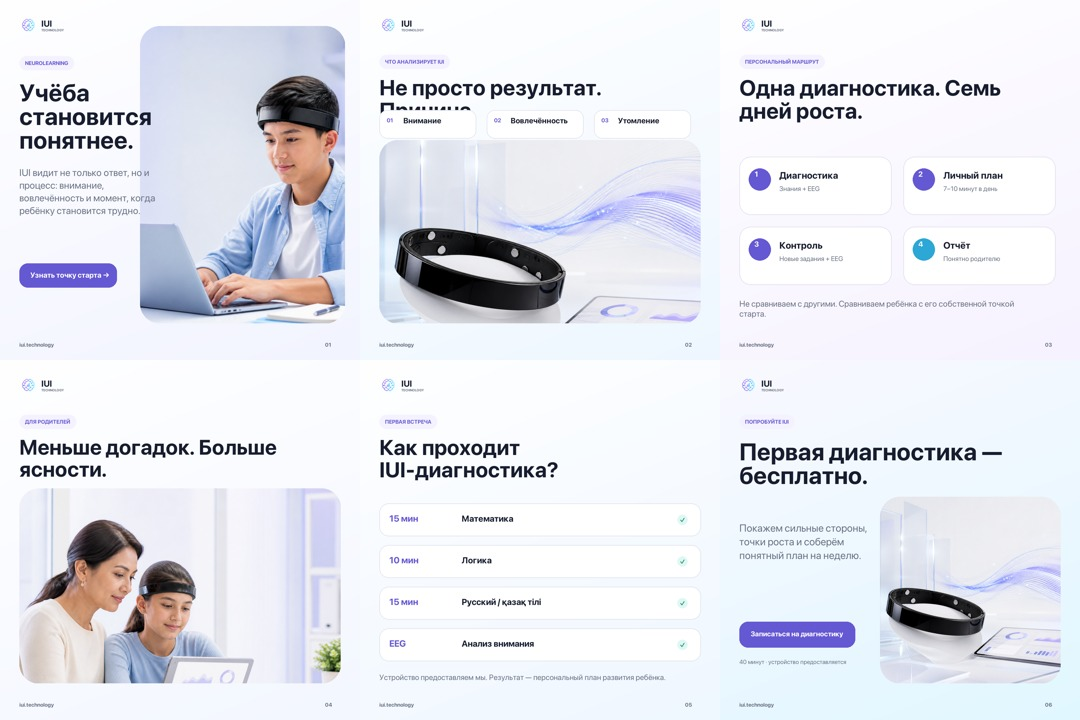
#> input picture deliverables/iui-instagram/contact-sheet.jpg, 1080 x 720 px, given in place of iui-neural-mark.png, which was not available
$ python build_social_kit.py
#> lines starting #> are read from the running program, lines starting #| are printed output that depends on the picture; after the words box and inside, x2 and y2 are one past the last pixel; in counts of white or black regions, pixels touching at a corner belong together; pictures that were not available may be replaced by others from this repository, and a replacement may not be noted
from PIL import Image, ImageDraw, ImageFont, ImageFilter
from pathlib import Path

ROOT=Path(__file__).parent; ASSETS=ROOT/'assets'; POSTS=ROOT/'extra-posts'; STORIES=ROOT/'stories'; HIGHLIGHTS=ROOT/'highlights'; BRAND=ROOT/'brand'
for folder in (POSTS,STORIES,HIGHLIGHTS,BRAND): folder.mkdir(exist_ok=True)
INK=(23,29,47); MUTED=(100,110,130); PURPLE=(101,88,211); BLUE=(48,174,218); GREEN=(43,171,130); WHITE=(255,255,255)
REG='/Library/Fonts/SF-Pro-Display-Regular.otf'; BOLD='/Library/Fonts/SF-Pro-Display-Bold.otf'
def ft(n,b=False): return ImageFont.truetype(BOLD if b else REG,n)
def grad(size,one=(255,255,255),two=(239,243,255)):
#> called with size = (1080, 1080), one = (255, 255, 255), two = (239, 243, 255)
    w,h=size; im=Image.new('RGB',size); px=im.load()
#> after `im = Image.new('RGB', size)`: im: PIL image 1080x1080 RGB; every value is 0
    for y in range(h):
        t=y/max(1,h-1)
        c=tuple(int(one[i]*(1-t)+two[i]*t) for i in range(3))
        for x in range(w): px[x,y]=c
    return im.convert('RGBA')
def fit(path,size):
    im=Image.open(path).convert('RGBA'); s=max(size[0]/im.width,size[1]/im.height); im=im.resize((int(im.width*s),int(im.height*s)),Image.Resampling.LANCZOS)
    return im.crop(((im.width-size[0])//2,(im.height-size[1])//2,(im.width+size[0])//2,(im.height+size[1])//2))
def photo(im,path,box,r=48):
    p=fit(path,(box[2]-box[0],box[3]-box[1])); m=Image.new('L',p.size); ImageDraw.Draw(m).rounded_rectangle((0,0,p.width,p.height),r,fill=255); im.paste(p,(box[0],box[1]),m)
def logo(im,x=58,y=50,light=False,scale=1):
#> called with x = 58, y = 50, light = False, scale = 1
    mark=Image.open(ROOT.parent.parent/'public/brand/iui-neural-mark.png').convert('RGBA').resize((int(52*scale),int(52*scale)),Image.Resampling.LANCZOS); im.alpha_composite(mark,(x,y)); d=ImageDraw.Draw(im); c=WHITE if light else INK
    d.text((x+65*scale,y+4*scale),'IUI',font=ft(int(25*scale),True),fill=c); d.text((x+65*scale,y+33*scale),'TECHNOLOGY',font=ft(int(10*scale),True),fill=(220,225,240) if light else MUTED)
def wrapped(d,text,xy,width,size,color=INK,b=True,spacing=8):
    f=ft(size,b); lines=[]; line=''
    for word in text.split():
        candidate=(line+' '+word).strip()
        if d.textbbox((0,0),candidate,font=f)[2]<=width: line=candidate
        else: lines.append(line); line=word
    if line: lines.append(line)
    d.multiline_text(xy,'\n'.join(lines),font=f,fill=color,spacing=spacing)
    return len(lines)*(size+spacing)
def tag(d,text,x=58,y=160):
    f=ft(16,True); w=d.textbbox((0,0),text,font=f)[2]+34; d.rounded_rectangle((x,y,x+w,y+42),21,fill=(243,240,255)); d.text((x+17,y+11),text,font=f,fill=PURPLE)
def post_footer(d,n): d.text((58,1024),'iui.technology',font=ft(16,True),fill=MUTED); d.text((980,1024),f'{n:02}',font=ft(16,True),fill=MUTED)
def save_pdf(paths,target):
    ims=[Image.open(p).convert('RGB') for p in paths]; ims[0].save(target,save_all=True,append_images=ims[1:],resolution=108,quality=95)

# Six additional feed posts
feed=[]
def feed_canvas(): return grad((1080,1080))

im=feed_canvas(); d=ImageDraw.Draw(im); logo(im); tag(d,'ВАЖНЫЙ ВОПРОС'); wrapped(d,'«Он просто ленится?»',(58,230),870,72); wrapped(d,'Иногда за отказом стоит не лень, а слишком большой шаг, непонятная инструкция или усталость.',(58,465),860,31,MUTED,False,11)
d.rounded_rectangle((58,690,1022,905),42,fill=(255,255,255),outline=(226,226,238),width=2); d.text((95,730),'IUI помогает увидеть контекст',(95,730),font=ft(28,True),fill=INK) if False else None
d.text((95,728),'IUI помогает увидеть контекст',font=ft(28,True),fill=INK); d.text((95,785),'и подобрать следующий достижимый шаг.',font=ft(27),fill=PURPLE); post_footer(d,7); p=POSTS/'iui-post-07.png'; im.convert('RGB').save(p); feed.append(p)

im=feed_canvas(); photo(im,ASSETS/'teacher-story.png',(420,110,1022,970),58); d=ImageDraw.Draw(im); logo(im); tag(d,'ДЛЯ ПРЕПОДАВАТЕЛЯ'); wrapped(d,'Каждый ребёнок учится по-разному.',(58,230),470,64); wrapped(d,'Учитель видит отчёты, динамику и кому сегодня нужна поддержка.',(58,560),380,28,MUTED,False,9); post_footer(d,8); p=POSTS/'iui-post-08.png'; im.convert('RGB').save(p); feed.append(p)
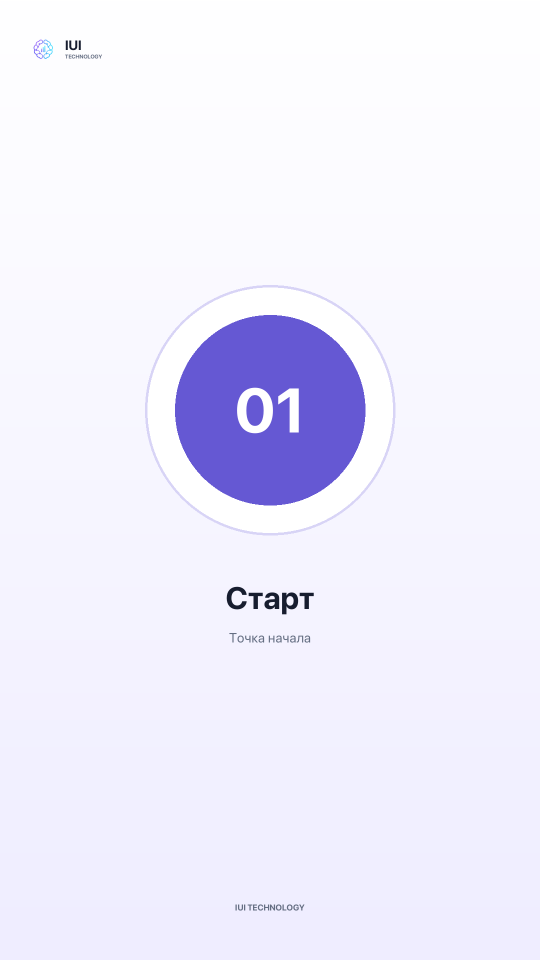
#> input picture deliverables/iui-instagram/highlights/iui-highlight-01-старт.png, 1080 x 1920 px, given in place of teacher-story.png, which was not available (shown at 1/2 size)
#> in photo, `m = Image.new('L', p.size)`: m: PIL image 602x860 L; every value is 0
#> in photo, `ImageDraw.Draw(m).rounded_rectangle((0, 0, p.width, p.height), r, fill`:
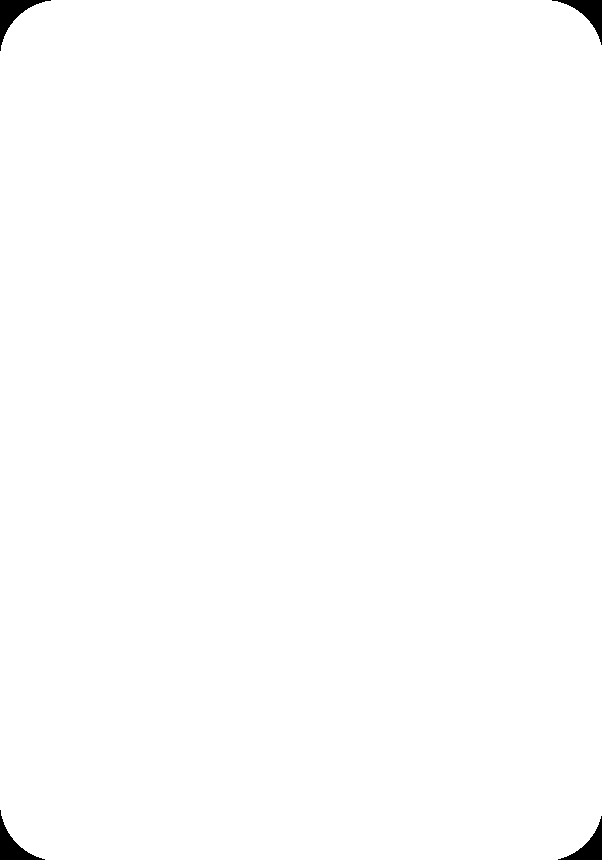
#> m: PIL image 602x860 L; 99.5% white; 4 black regions, box (x1, y1, x2, y2) and area: (0, 0, 51, 51) 739, (552, 0, 602, 45) 688, (0, 810, 45, 860) 688, (558, 816, 602, 860) 638
#> after `im = feed_canvas()`:
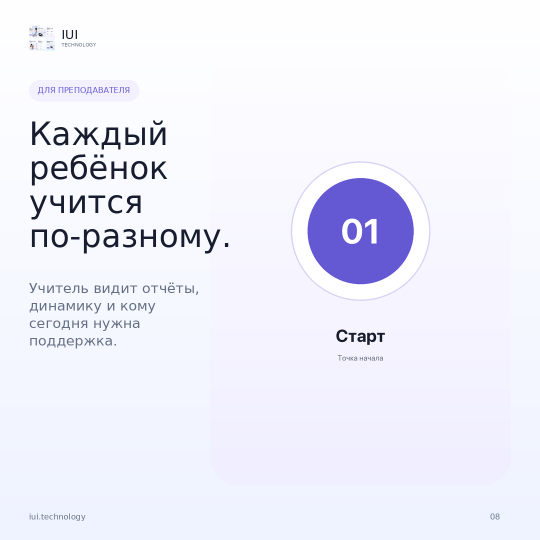
#> saved as iui-post-08.png: PIL image 1080x1080 RGB (shown at 1/2 size); mean R, G, B 238.1, 238.5, 249.9

im=feed_canvas(); d=ImageDraw.Draw(im); logo(im); tag(d,'ИТОГ ЦИКЛА'); wrapped(d,'Не одна цифра. 12 страниц о развитии ребёнка.',(58,225),930,66)
cards=[('01','Знания'),('02','EEG-контекст'),('03','Недельная практика'),('04','Рекомендации')]
for i,(n,t) in enumerate(cards):
    x=58+(i%2)*492; y=540+(i//2)*155; d.rounded_rectangle((x,y,x+456,y+125),30,fill=WHITE,outline=(226,227,239),width=2); d.text((x+28,y+37),n,font=ft(20,True),fill=PURPLE); d.text((x+90,y+34),t,font=ft(27,True),fill=INK)
post_footer(d,9); p=POSTS/'iui-post-09.png'; im.convert('RGB').save(p); feed.append(p)

im=feed_canvas(); d=ImageDraw.Draw(im); logo(im); tag(d,'ЧЕСТНО О ТЕХНОЛОГИИ'); wrapped(d,'IUI не ставит диагнозы.',(58,230),900,76); wrapped(d,'EEG используется только как образовательный контекст — вместе с ответами, сложностью задания и качеством сигнала.',(58,475),860,33,MUTED,False,12)
d.rounded_rectangle((58,760,1022,900),36,fill=(237,249,245)); d.text((92,803),'Цель — сделать обучение понятнее и бережнее.',font=ft(27,True),fill=(37,126,99)); post_footer(d,10); p=POSTS/'iui-post-10.png'; im.convert('RGB').save(p); feed.append(p)

im=feed_canvas(); d=ImageDraw.Draw(im); logo(im); tag(d,'ПРАВИЛЬНАЯ ДИНАМИКА'); wrapped(d,'Не сравниваем детей между собой.',(58,225),900,68); wrapped(d,'Смотрим, как меняются знания, самостоятельность и рабочий ритм самого ребёнка.',(58,450),790,32,MUTED,False,11)
for i,(v,l,c) in enumerate([('62%','точка старта',PURPLE),('74%','контроль',BLUE),('−18%','подсказок',GREEN)]):
    x=58+i*322; d.rounded_rectangle((x,700,x+292,885),35,fill=WHITE,outline=(225,227,238),width=2); d.text((x+26,735),v,font=ft(45,True),fill=c); d.text((x+26,810),l,font=ft(19),fill=MUTED)
post_footer(d,11); p=POSTS/'iui-post-11.png'; im.convert('RGB').save(p); feed.append(p)

im=feed_canvas(); photo(im,ASSETS/'student.png',(520,350,1022,970),55); d=ImageDraw.Draw(im); logo(im); tag(d,'IUI В ОДНОЙ ФРАЗЕ'); wrapped(d,'Понять. Поддержать. Развивать.',(58,225),900,72); wrapped(d,'Диагностика → личный план → контроль → понятный отчёт.',(58,525),420,31,MUTED,False,10); post_footer(d,12); p=POSTS/'iui-post-12.png'; im.convert('RGB').save(p); feed.append(p)
#> call 2 of photo, with box = (520, 350, 1022, 970), r = 55
#> in photo (call 2), `m = Image.new('L', p.size)`: m: PIL image 502x620 L; every value is 0
#> in photo (call 2), `ImageDraw.Draw(m).rounded_rectangle((0, 0, p.width, p.height), r, fill`:
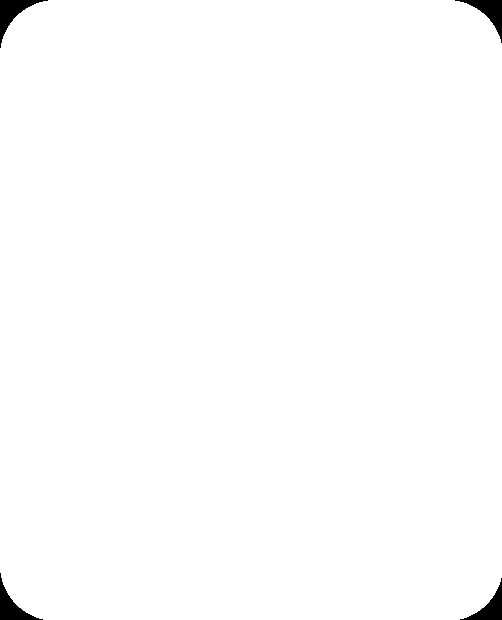
#> m: PIL image 502x620 L; 99.2% white; 4 black regions, box (x1, y1, x2, y2) and area: (0, 0, 48, 48) 666, (455, 0, 502, 43) 618, (0, 573, 43, 620) 618, (460, 578, 502, 620) 571
#> after `im = feed_canvas()`:
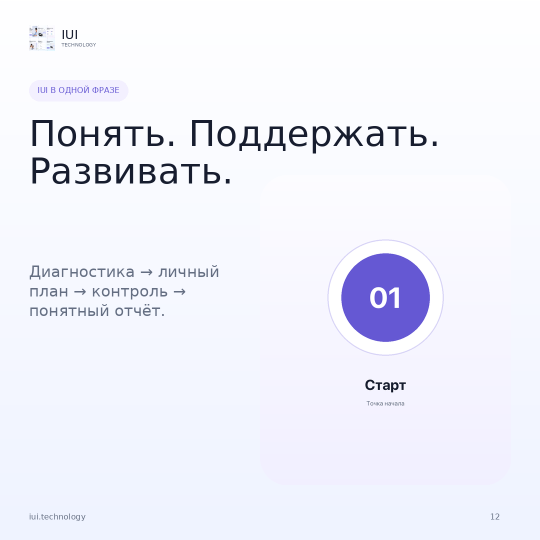
#> saved as iui-post-12.png: PIL image 1080x1080 RGB (shown at 1/2 size); mean R, G, B 239.6, 240.6, 250.1
save_pdf(feed,ROOT/'IUI_Extra_Posts.pdf')
#> in save_pdf, `ims = [Image.open(p).convert('RGB') for p in paths]`: ims = 6 items

# Stories 1080 × 1920
story_files=[]
def story_base(photo_path=None):
    im=grad((1080,1920),(255,255,255),(236,243,255));
#> in grad (call 7), `im = Image.new('RGB', size)`: im: PIL image 1080x1920 RGB; every value is 0
    if photo_path: photo(im,photo_path,(48,780,1032,1740),62)
#> call 3 of fit, with size = (984, 960)
#> in fit (call 3), `return im.crop(((im.width-size[0])//2,(im.height-size[1])//2,(im.width..`:
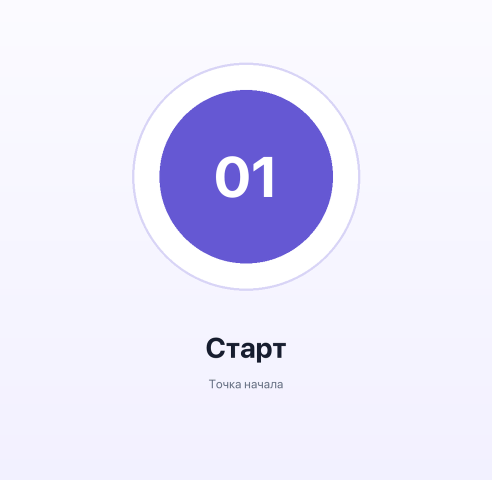
#> returned value: PIL image 984x960 RGBA (shown at 1/2 size); mean R, G, B, A 232.1, 230, 250, 255
#> in photo (call 3), `m = Image.new('L', p.size)`: m: PIL image 984x960 L; every value is 0
#> in photo (call 3), `ImageDraw.Draw(m).rounded_rectangle((0, 0, p.width, p.height), r, fill`: m: PIL image 984x960 L; 99.7% white; 4 black regions, box (x1, y1, x2, y2) and area: (0, 0, 55, 55) 842, (930, 0, 984, 49) 787, (0, 906, 49, 960) 787, (936, 912, 984, 960) 733
    logo(im,58,68,scale=1.15); return im
stories=[
('Что мешает ребёнку учиться уверенно?','Проверим знания и внимание во время одной диагностики.','УЗНАТЬ ТОЧКУ СТАРТА',ASSETS/'student.png'),
('Что обычно сложнее?','Математика  ·  Логика  ·  Язык','ОТВЕТЬТЕ В ОПРОСЕ',None),
('40 минут, чтобы увидеть больше.','15 мин математика\n10 мин логика\n15 мин язык + EEG','УСТРОЙСТВО ДАЁМ МЫ',None),
('После диагностики ребёнок не остаётся с отчётом один.','IUI создаёт короткий персональный план на всю неделю.','7–10 МИНУТ В ДЕНЬ',ASSETS/'device.png'),
('Родителю — ясность.','Что получается · где возник барьер · как поддержать без давления.','ПОНЯТНЫЕ РЕКОМЕНДАЦИИ',ASSETS/'parent.png'),
('Учителю — приоритеты.','Кому нужна помощь сегодня и как меняется результат после практики.','ДАННЫЕ → ДЕЙСТВИЕ',ASSETS/'teacher-story.png'),
('В конце — 12-страничный отчёт.','Знания · EEG-контекст · динамика · план следующего цикла.','НЕ МЕДИЦИНСКИЙ ДИАГНОЗ',None),
('Первая диагностика — бесплатно.','Начните с понятной точки старта ребёнка.','ЗАПИСАТЬСЯ',ASSETS/'student.png')]
for i,(title,sub,cta,pic) in enumerate(stories,1):
    im=story_base(pic); d=ImageDraw.Draw(im); tag(d,f'STORY {i:02}',58,205); wrapped(d,title,(58,290),925,76,INK,True,7); wrapped(d,sub,(58,560 if len(title)<45 else 650),880,34,MUTED,False,13)
    if i==2:
        for j,label in enumerate(('Математика','Логика','Язык')):
            y=825+j*165; d.rounded_rectangle((58,y,1022,y+125),34,fill=WHITE,outline=(222,224,238),width=3); d.text((95,y+39),label,font=ft(29,True),fill=INK); d.ellipse((916,y+35,972,y+91),outline=PURPLE,width=4)
    if i==3:
        for j,(time,label) in enumerate((('15','Математика'),('10','Логика'),('15','Язык'))):
            x=58+j*322; d.rounded_rectangle((x,900,x+290,1085),38,fill=WHITE,outline=(223,225,238),width=3); d.text((x+28,935),time,font=ft(46,True),fill=PURPLE); d.text((x+28,1005),label,font=ft(21,True),fill=INK)
        d.rounded_rectangle((58,1130,1022,1310),38,fill=(241,239,255)); d.text((95,1170),'EEG идёт параллельно заданию',font=ft(31,True),fill=INK); d.text((95,1225),'без оценивания и сравнения с другими',font=ft(23),fill=MUTED)
    if i==7:
        for j in range(3):
            x=140+j*130; y=850-j*55; d.rounded_rectangle((x,y,x+520,y+650),42,fill=(255,255,255),outline=(220,222,236),width=3)
        d.text((230,930),'IUI LEARNING REPORT',font=ft(20,True),fill=PURPLE); d.text((230,1000),'12',font=ft(105,True),fill=INK); d.text((380,1055),'страниц',font=ft(30,True),fill=MUTED)
        for j,w in enumerate((510,430,470,350)): d.rounded_rectangle((230,1160+j*60,230+w,1178+j*60),9,fill=(224,222,244) if j%2==0 else (220,240,247))
    y=1765; d.rounded_rectangle((58,y,1022,y+92),30,fill=PURPLE); d.text((540,y+47),cta,font=ft(22,True),anchor='mm',fill=WHITE); d.text((58,1875),'iui.technology',font=ft(17,True),fill=MUTED)
    p=STORIES/f'iui-story-{i:02}.png'; im.convert('RGB').save(p); story_files.append(p)
#> after `p = STORIES / f'iui-story-{i:02}.png'`:
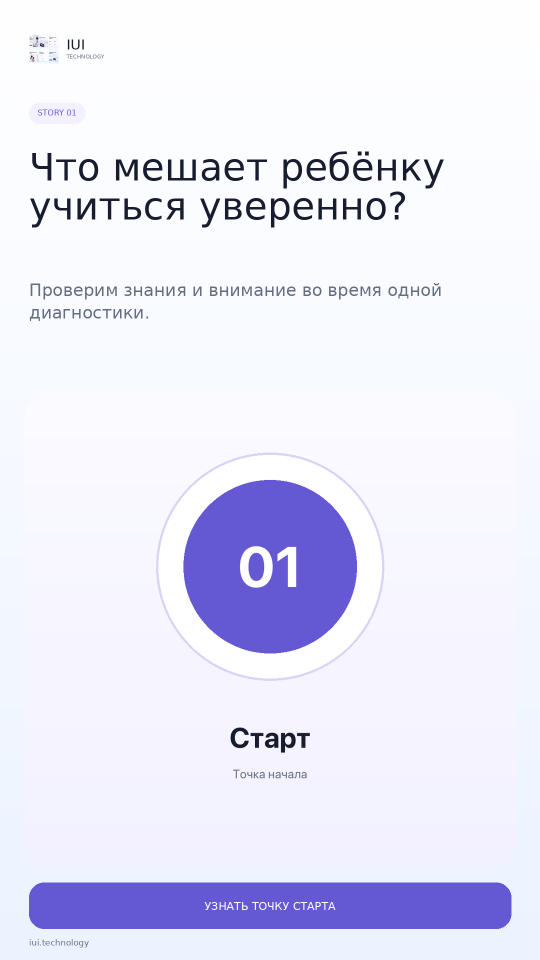
#> saved as iui-story-01.png: PIL image 1080x1920 RGB (shown at 1/2 size); mean R, G, B 231.5, 231.2, 248
save_pdf(story_files,ROOT/'IUI_Stories.pdf')

# Highlight covers 1080 × 1920
highlight_files=[]
highlights=[('Старт','01','Точка начала'),('Как это','02','Цикл IUI'),('EEG','∿','Контекст внимания'),('План','✓','7 дней'),('Отчёты','↗','Динамика'),('Родителям','♡','Поддержка'),('FAQ','?','Ответы')]
for i,(name,symbol,note) in enumerate(highlights):
    im=grad((1080,1920),(255,255,255),(239,237,255)); d=ImageDraw.Draw(im); logo(im,58,70,scale=1.1)
    d.ellipse((290,570,790,1070),fill=(255,255,255),outline=(216,212,246),width=5); d.ellipse((350,630,730,1010),fill=PURPLE if i%2==0 else BLUE); d.text((540,820),symbol,font=ft(125,True),anchor='mm',fill=WHITE)
    d.text((540,1195),name,font=ft(62,True),anchor='mm',fill=INK); d.text((540,1275),note,font=ft(27),anchor='mm',fill=MUTED); d.text((540,1815),'IUI TECHNOLOGY',font=ft(17,True),anchor='mm',fill=MUTED)
    p=HIGHLIGHTS/f'iui-highlight-{i+1:02}-{name.lower().replace(" ","-")}.png'; im.convert('RGB').save(p); highlight_files.append(p)
save_pdf(highlight_files,ROOT/'IUI_Highlights.pdf')

# Avatar and logo lockups
avatar=grad((1080,1080),(255,255,255),(238,242,255)); mark=Image.open(ROOT.parent.parent/'public/brand/iui-neural-mark.png').convert('RGBA').resize((650,650),Image.Resampling.LANCZOS); avatar.alpha_composite(mark,(215,175)); ImageDraw.Draw(avatar).text((540,910),'IUI TECHNOLOGY',font=ft(35,True),anchor='mm',fill=INK); avatar.convert('RGB').save(BRAND/'iui-avatar.png')
sheet=grad((1600,1000)); d=ImageDraw.Draw(sheet); d.text((90,70),'IUI Social identity',font=ft(54,True),fill=INK); d.text((90,145),'Основной знак · безопасное поле · цвета',font=ft(24),fill=MUTED)
mark2=Image.open(ROOT.parent.parent/'public/brand/iui-neural-mark.png').convert('RGBA').resize((360,360),Image.Resampling.LANCZOS); sheet.alpha_composite(mark2,(110,290)); d.text((530,360),'IUI',font=ft(110,True),fill=INK); d.text((535,490),'TECHNOLOGY',font=ft(31,True),fill=MUTED)
for x,c,name in [(90,PURPLE,'IUI Violet'),(450,BLUE,'Neuro Blue'),(810,INK,'Ink'),(1170,WHITE,'White')]:
    d.rounded_rectangle((x,760,x+270,900),32,fill=c,outline=(222,224,233),width=2); d.text((x+16,920),name,font=ft(19,True),fill=INK)
sheet.convert('RGB').save(BRAND/'iui-logo-social-guide.png')

def contact(paths,target,thumb):
    cols=3; rows=(len(paths)+cols-1)//cols; out=Image.new('RGB',(thumb[0]*cols,thumb[1]*rows),(235,237,243))
    for i,p in enumerate(paths): out.paste(fit(p,thumb),((i%cols)*thumb[0],(i//cols)*thumb[1]))
    out.save(target,quality=92)
contact(feed,ROOT/'extra-posts-preview.jpg',(360,360)); contact(story_files,ROOT/'stories-preview.jpg',(270,480)); contact(highlight_files,ROOT/'highlights-preview.jpg',(270,480))
print(f'{len(feed)} posts, {len(story_files)} stories, {len(highlight_files)} highlights built')
